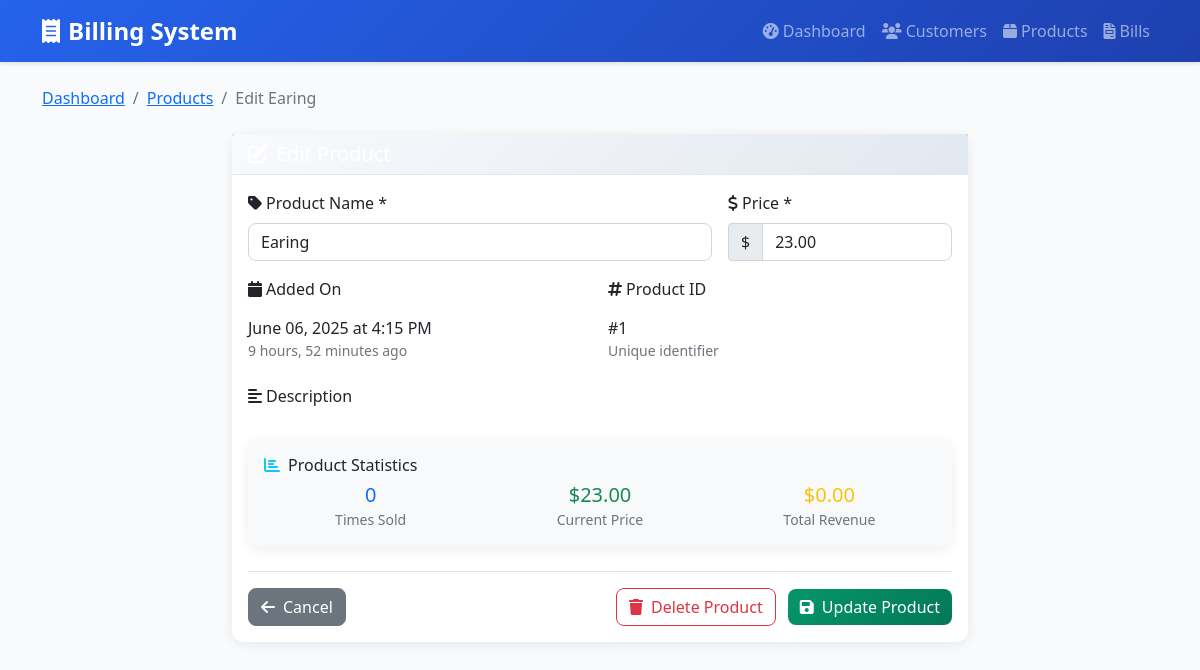
The app's page /products/edit/1/ with its own data.
### billapp/models.py (models this page shows, shortened)
class Product(models.Model):
    name = models.CharField(max_length=200)
    price = models.DecimalField(max_digits=10, decimal_places=2, validators=[MinValueValidator(0)])
    created_at = models.DateTimeField(auto_now_add=True)
    class Meta:
        ordering = ['name']

### billapp/views.py (the view)
# urls.py: path('products/edit/<int:pk>/', views.product_edit, name='product_edit'),
def product_edit(request, pk):
    product = get_object_or_404(Product, pk=pk)
    if request.method == 'POST':
        form = ProductForm(request.POST, instance=product)
        if form.is_valid():
            form.save()
            messages.success(request, 'Product updated successfully!')
            return redirect('product_list')
    else:
        form = ProductForm(instance=product)
    return render(request, 'billing/products/edit.html', {'form': form, 'product': product})

### billapp/forms.py
class ProductForm(forms.ModelForm):
    class Meta:
        model = Product
        fields = ['name', 'price', ]
        widgets = {
            'name': forms.TextInput(attrs={
                'class': 'form-control',
                'placeholder': 'Enter product name'
            }),
            'price': forms.NumberInput(attrs={
                'class': 'form-control',
                'step': '0.01',
                'min': '0',
                'placeholder': '0.00'
            }),
        }

### templates/billing/products/edit.html (shortened to what this page needs)
{% extends 'billing/base.html' %}
{% block content %}
<nav aria-label="breadcrumb" class="mb-4">
    <ol class="breadcrumb">
        <li class="breadcrumb-item"><a href="{% url 'dashboard' %}">Dashboard</a></li>
        <li class="breadcrumb-item"><a href="{% url 'product_list' %}">Products</a></li>
        <li class="breadcrumb-item active">Edit {{ product.name }}</li>
    </ol>
</nav>
<div class="row justify-content-center">
    <div class="col-lg-8">
        <div class="card">
            <div class="card-header bg-success text-white">
                <h5 class="mb-0">
                    <i class="fas fa-edit me-2"></i>Edit Product
                </h5>
            </div>
            <div class="card-body">
                <form method="post">
                    <div class="row g-3">
                        <div class="col-md-8">
                            <label for="{{ form.name.id_for_label }}" class="form-label">
                                <i class="fas fa-tag me-1"></i>Product Name *
                            </label>
                            {{ form.name }}
                        </div>
                        <div class="col-md-4">
                            <label for="{{ form.price.id_for_label }}" class="form-label">
                                <i class="fas fa-dollar-sign me-1"></i>Price *
                            </label>
                            <div class="input-group">
                                <span class="input-group-text">$</span>
                                {{ form.price }}
                            </div>
                        </div>
                        <div class="col-md-6">
                            <label class="form-label">
                                <i class="fas fa-calendar me-1"></i>Added On
                            </label>
                            <div class="form-control-plaintext">
                                {{ product.created_at|date:"F d, Y \a\t g:i A" }}
                                <small class="text-muted d-block">{{ product.created_at|timesince }} ago</small>
                            </div>
                        </div>
                        <div class="col-md-6">
                            <label class="form-label">
                                <i class="fas fa-hashtag me-1"></i>Product ID
                            </label>
                            <div class="form-control-plaintext">
                                #{{ product.id }}
                                <small class="text-muted d-block">Unique identifier</small>
                            </div>
                        </div>
                        <div class="col-12">
                            <label for="{{ form.description.id_for_label }}" class="form-label">
                                <i class="fas fa-align-left me-1"></i>Description
                            </label>
                        </div>
                    </div>
                    <div class="card mt-4">
                        <div class="card-body bg-light">
                            <h6 class="card-title">
                                <i class="fas fa-chart-bar me-2 text-info"></i>Product Statistics
                            </h6>
                            <div class="row g-3">
                                <div class="col-md-4">
                                    <div class="text-center">
                                        <div class="h5 mb-0 text-primary">0</div>
                                        <small class="text-muted">Times Sold</small>
                                    </div>
                                </div>
                                <div class="col-md-4">
                                    <div class="text-center">
                                        <div class="h5 mb-0 text-success">${{ product.price|floatformat:2 }}</div>
                                        <small class="text-muted">Current Price</small>
                                    </div>
                                </div>
                                <div class="col-md-4">
                                    <div class="text-center">
                                        <div class="h5 mb-0 text-warning">$0.00</div>
                                        <small class="text-muted">Total Revenue</small>
                                    </div>
                                </div>
                            </div>
                        </div>
                    </div>
                    <div class="d-flex justify-content-between align-items-center mt-4 pt-3 border-top">
                        <a href="{% url 'product_list' %}" class="btn btn-secondary">
                            <i class="fas fa-arrow-left me-2"></i>Cancel
                        </a>
                        <div>
                            <a href="{% url 'product_delete' product.pk %}" class="btn btn-outline-danger me-2">
                                <i class="fas fa-trash me-2"></i>Delete Product
                            </a>
                            <button type="submit" class="btn btn-success">
                                <i class="fas fa-save me-2"></i>Update Product
                            </button>
                        </div>
                    </div>
                </form>
            </div>
        </div>
    </div>
</div>
{% endblock %}

### templates/billing/base.html (style rules this page uses)
:root { --primary-color: #2563eb; --primary-dark: #1e40af; --success-color: #059669; --danger-color: #dc2626; --warning-color: #d97706; --info-color: #0891b2; --dark-color: #1f2937; --light-color: #f8fafc; }
body { background-color: #f8fafc; font-family: 'Segoe UI', Tahoma, Geneva, Verdana, sans-serif; }
.card { border: none; border-radius: 12px; box-shadow: 0 2px 12px rgba(0, 0, 0, .08); transition: all 0.3s ease; }
.card-header { background: linear-gradient(135deg, #f8fafc, #e2e8f0); border-bottom: 1px solid #e2e8f0; font-weight: 600; }
.btn { border-radius: 8px; font-weight: 500; transition: all 0.3s ease; }
.btn-success { background: linear-gradient(135deg, var(--success-color), #047857); border: none; }
.form-control, .form-select { border-radius: 8px; border: 1px solid #d1d5db; transition: all 0.3s ease; }

### records on screen
Product: name "Earing", price "23.00", created_at "June 06, 2025 at 4:15 PM", created_at "9 hours, 52 minutes", id "1"
